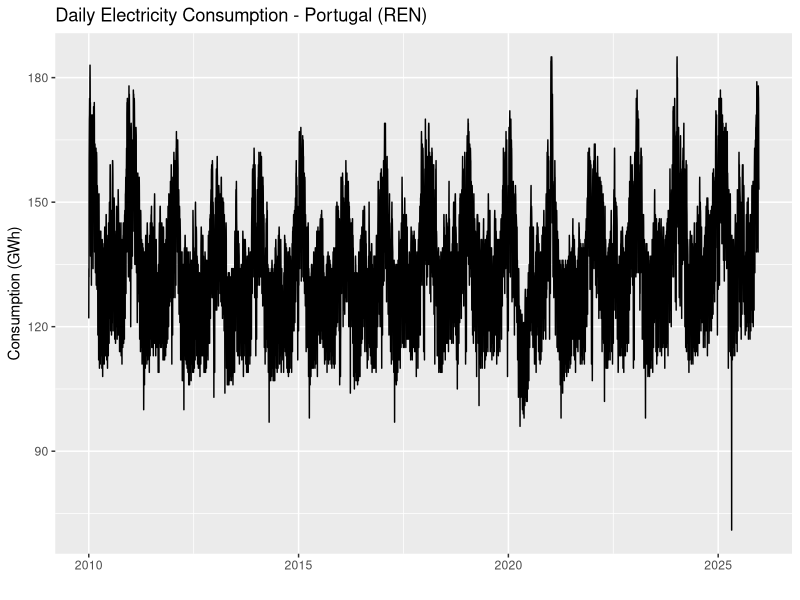
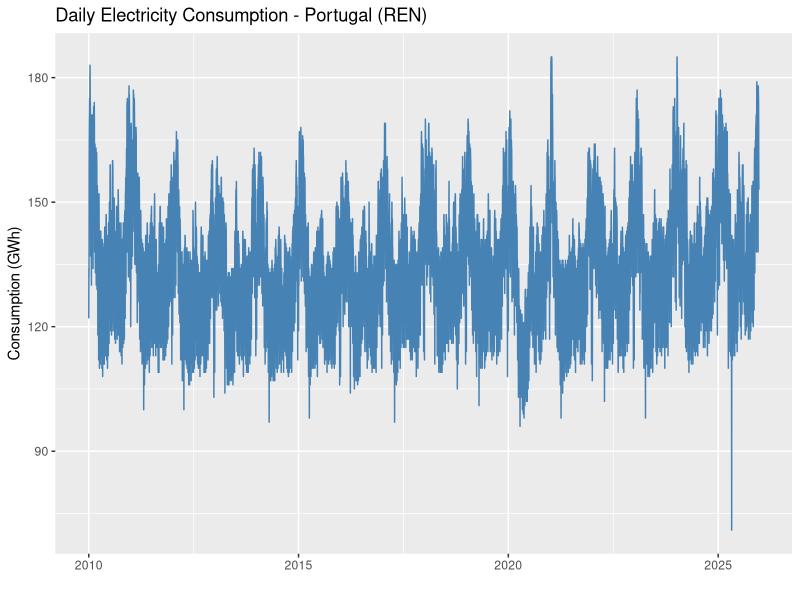
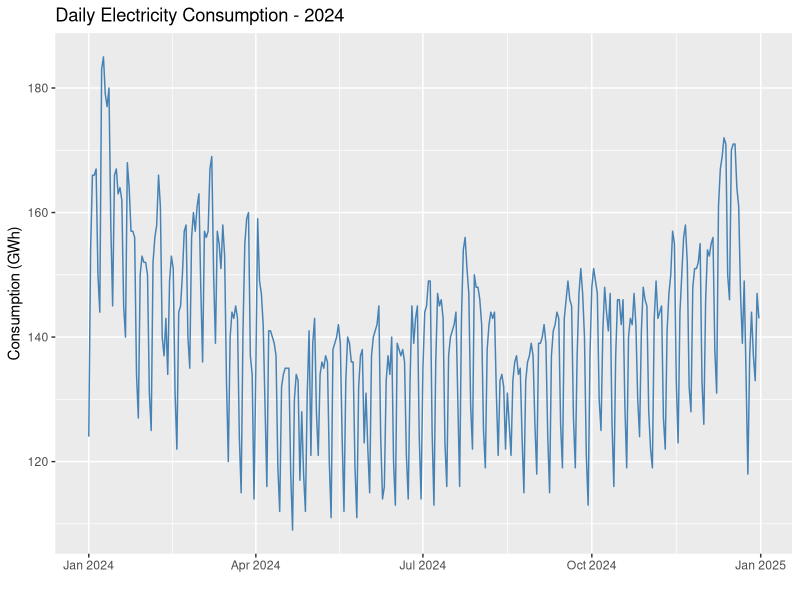
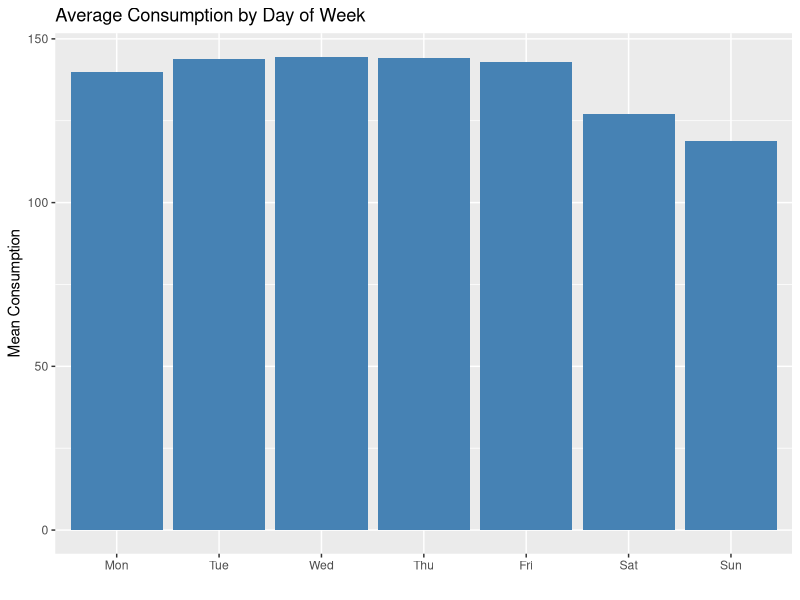
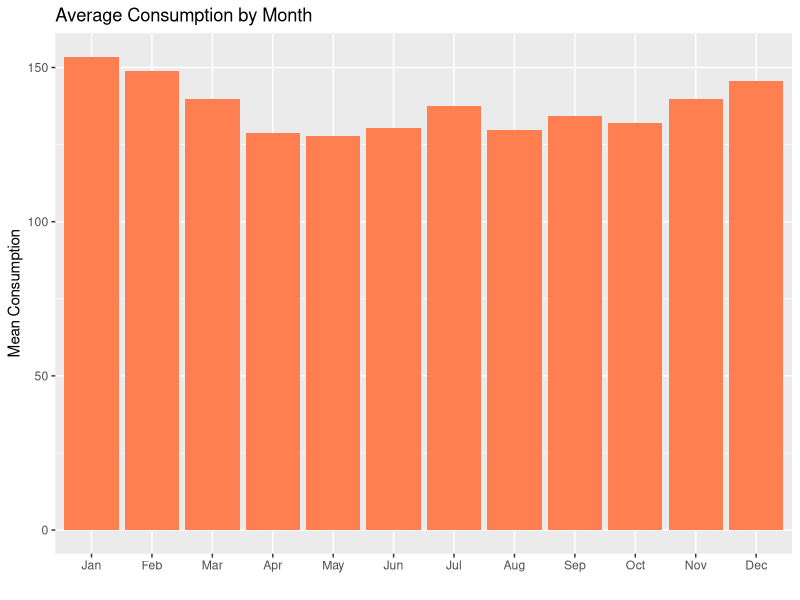
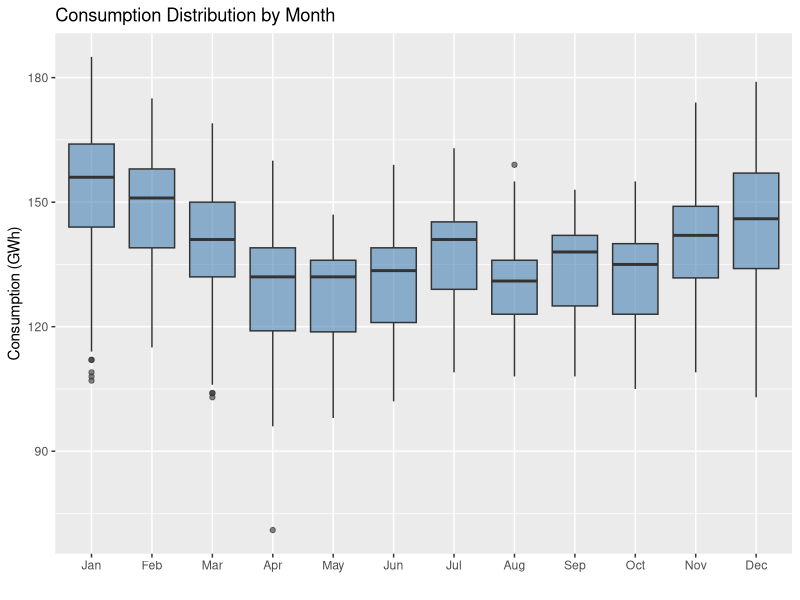
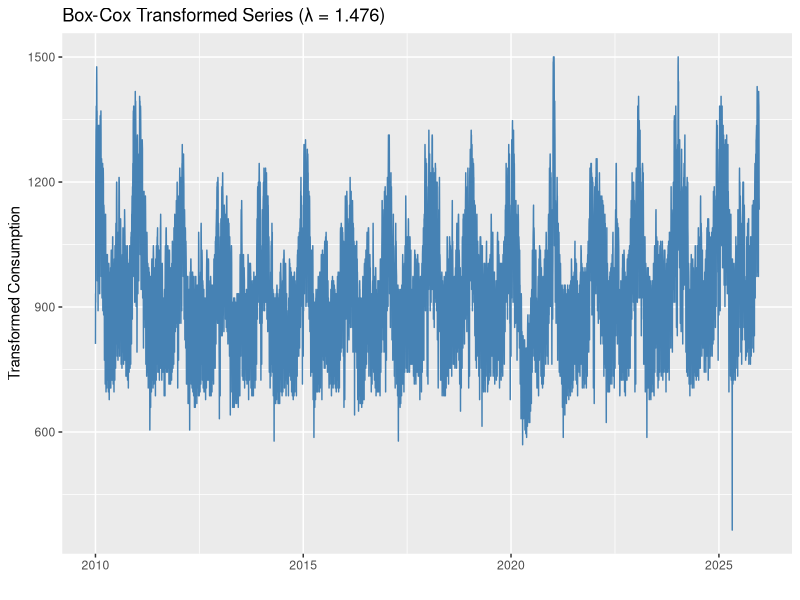
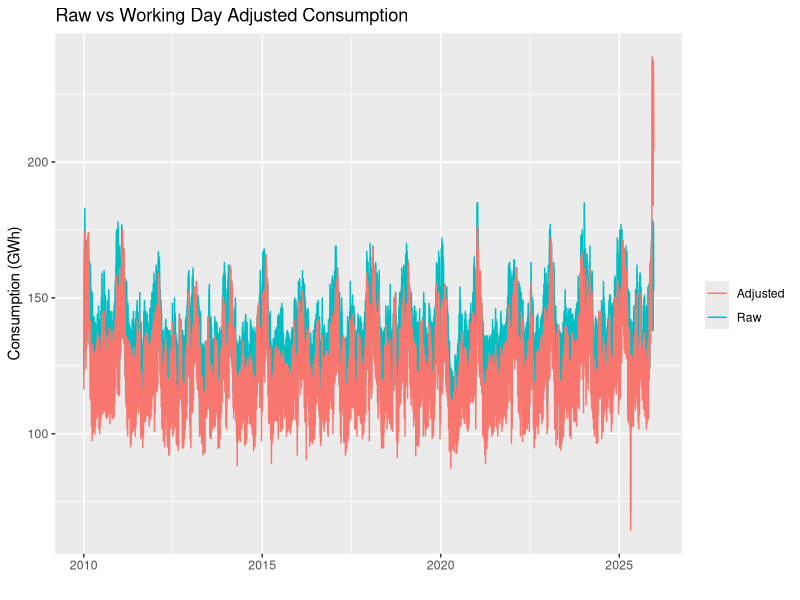

Recreate these plots in R, in order.
library(readr)

df <- read_csv("electricity_daily_REN_2025.csv")
head(df)
str(df)
summary(df)


install.packages(c("dplyr", "ggplot2", "lubridate", "forecast", "tseries"))

library(forecast)
library(tseries)
library(lubridate)
library(ggplot2)
library(dplyr)

dir.create("figs", showWarnings = FALSE)

# Fix date column name
df <- df %>% rename(DATE = ...1)

# Drop mostly-NA columns
df <- df %>% select(-ONDAS, -INJECAO_BATERIAS, -CONSUMO_BATERIAS)

# Confirm no missing values in target
sum(is.na(df$CONSUMO))

# Create time series object (daily)
consumo_ts <- ts(df$CONSUMO, 
                 start = c(2010, 1), 
                 frequency = 365.25)

# Quick sanity plot
autoplot(consumo_ts) +
  labs(title = "Daily Electricity Consumption - Portugal (REN)",
       y = "Consumption (GWh)", x = "")

ggplot(df, aes(x = DATE, y = CONSUMO)) +
  geom_line(colour = "steelblue") +
  labs(title = "Daily Electricity Consumption - Portugal (REN)",
       y = "Consumption (GWh)", x = "")
ggsave("figs/daily_consumptio.png", width = 7, height = 4)

# ========= Zoom into a single year to spot weekly patterns =========

df %>%
  filter(year(DATE) == 2024) %>%
  ggplot(aes(x = DATE, y = CONSUMO)) +
  geom_line(colour = "steelblue") +
  labs(title = "Daily Electricity Consumption - 2024", y = "Consumption (GWh)", x = "")
ggsave("figs/daily_consumption_2024.png", width = 7, height = 4)


## 4 - Seasonal exploration — average by day of week and month
# Day of week effect
df %>%
  mutate(weekday = wday(DATE, label = TRUE, week_start = 1)) %>%
  group_by(weekday) %>%
  summarise(mean_consumo = mean(CONSUMO)) %>%
  ggplot(aes(x = weekday, y = mean_consumo)) +
  geom_col(fill = "steelblue") +
  labs(title = "Average Consumption by Day of Week", y = "Mean Consumption", x = "")
ggsave("figs/average_consumption_dayweek.png", width = 7, height = 4)

# Month effect
df %>%
  mutate(month = month(DATE, label = TRUE)) %>%
  group_by(month) %>%
  summarise(mean_consumo = mean(CONSUMO)) %>%
  ggplot(aes(x = month, y = mean_consumo)) +
  geom_col(fill = "coral") +
  labs(title = "Average Consumption by Month", y = "Mean Consumption", x = "")
ggsave("figs/average_consumption_month.png", width = 7, height = 4)

## 5 - Boxplots by month and weekday

df %>%
  mutate(month = month(DATE, label = TRUE)) %>%
  ggplot(aes(x = month, y = CONSUMO)) +
  geom_boxplot(fill = "steelblue", alpha = 0.6) +
  labs(title = "Consumption Distribution by Month", y = "Consumption (GWh)", x = "")
ggsave("figs/distribution_consumption_month.png", width = 7, height = 4)


# Find optimal lambda
lambda <- BoxCox.lambda(df$CONSUMO)
lambda

# Plot transformed series
df$CONSUMO_BC <- BoxCox(df$CONSUMO, lambda)

ggplot(df, aes(x = DATE, y = CONSUMO_BC)) +
  geom_line(colour = "steelblue") +
  labs(title = paste0("Box-Cox Transformed Series (λ = ", round(lambda, 3), ")"),
       y = "Transformed Consumption", x = "")

# Add working day flag
df <- df %>%
  mutate(
    weekday = wday(DATE, week_start = 1),
    is_workday = ifelse(weekday <= 5, 1, 0)
  )

# Monthly working day adjustment
df <- df %>%
  mutate(month_year = floor_date(DATE, "month")) %>%
  group_by(month_year) %>%
  mutate(
    workdays_in_month = sum(is_workday),
    CONSUMO_ADJ = CONSUMO / workdays_in_month * 20  # normalise to 20 working days
  ) %>%
  ungroup()

# Compare raw vs adjusted
ggplot(df, aes(x = DATE)) +
  geom_line(aes(y = CONSUMO, colour = "Raw")) +
  geom_line(aes(y = CONSUMO_ADJ, colour = "Adjusted")) +
  labs(title = "Raw vs Working Day Adjusted Consumption",
       y = "Consumption (GWh)", x = "", colour = "")

##ACF & PACF

png("figs/acf_pacf.png", width = 800, height = 400)
par(mfrow = c(1, 2))
acf(df$CONSUMO, lag.max = 60, main = "ACF - CONSUMO")
pacf(df$CONSUMO, lag.max = 60, main = "PACF - CONSUMO")
dev.off()

## differencing to achieve stationary

# 1. Seasonal difference (lag = 7, removes weekly seasonality)
consumo_diff7 <- diff(df$CONSUMO, lag = 7)

# 2. Then regular first difference (removes trend)
consumo_diff1_7 <- diff(consumo_diff7, lag = 1)

# Plot the result
par(mfrow = c(1,1))
plot(consumo_diff1_7, type = "l", main = "CONSUMO - Seasonal + Regular Differencing", ylab = "")

# ACF and PACF of differenced series
png("figs/acf_pacf_diff.png", width = 800, height = 400)
par(mfrow = c(1, 2))
acf(consumo_diff1_7, lag.max = 60, main = "ACF - Differenced")
pacf(consumo_diff1_7, lag.max = 60, main = "PACF - Differenced")
dev.off()

# Stationarity tests on differenced series
adf.test(consumo_diff1_7)
kpss.test(consumo_diff1_7)
